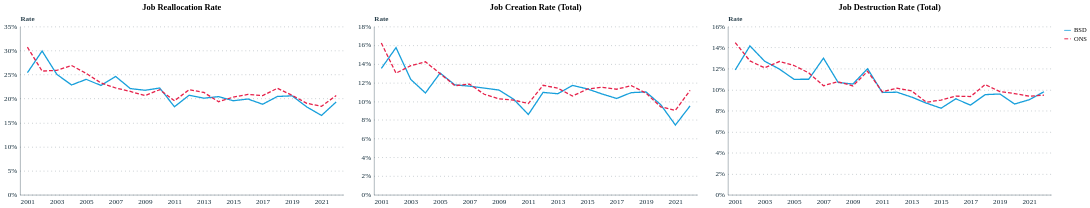

This figure's notebook cell:
### Markdown cell above
### 5b. Job Flow Rates — Total Economy

### Code cell
# JRR
df_jrr = make_comparison_df(bsd_total, ons_t6, 'jrr', 'jrr_total')
c_jrr  = line_chart(df_jrr, 'Job Reallocation Rate')

# JCR total
df_jcr = make_comparison_df(bsd_total, ons_t6, 'jcr_total', 'jcr_total')
c_jcr  = line_chart(df_jcr, 'Job Creation Rate (Total)')

# JDR total
df_jdr = make_comparison_df(bsd_total, ons_t6, 'jdr_total', 'jdr_total')
c_jdr  = line_chart(df_jdr, 'Job Destruction Rate (Total)')

(c_jrr | c_jcr | c_jdr)

### Figure 1 — Vega-Lite specification as saved in the notebook (floating-point values rounded to 4 significant figures)
{"config": {"font": "Circular Std", "mark": {"line": {"interpolate": "linear"}}, "view": {"stroke": "transparent", "width": 400, "height": 300}, "range": {"category": ["#179fdb", "#e6224b", "#f4c245", "#122b39", "#eb5c2e", "#36b7b4"], "diverging": ["#E6224B", "#E54753", "#C9C9C9", "#179FDB", "#122B39"], "heatmap": ["#C9C9C9", "#179FDB", "#0063AF", "#122B39"], "ordinal": ["#00A767", "#36B7B4", "#179FDB", "#0063AF", "#243B5A"]}, "axisX": {"labelColor": "#122b39", "tickColor": "#122b39", "domainColor": "#122b39", "domainOpacity": 0.5, "gridOpacity": 0, "labelFont": "Circular Std", "labelAngle": 0, "labelAlign": "center", "labelFontSize": 11, "labelPadding": 5, "tickCount": 10, "tickSize": 0, "title": ""}, "axisY": {"labelColor": "#122b39", "labelFont": "Circular Std", "tickColor": "#122b39", "domainColor": "#122b39", "gridColor": "#122b39", "gridDash": [1, 5], "gridOpacity": 0.5, "labelPadding": 5, "labelFontSize": 11, "domainOpacity": 0.5, "tickSize": 0, "title": null, "titleAlign": "left", "titleAngle": 0, "titleBaseline": "bottom", "titleColor": "#122b39", "titleOpacity": 0.9, "titleX": 0, "titleY": -7}}, "hconcat": [{"data": {"name": "data-c72de8bf9e2d5a439f3414a7cd418302"}, "mark": {"type": "line"}, "encoding": {"color": {"field": "source", "legend": {"title": null}, "scale": {"domain": ["BSD", "ONS"], "range": ["#179fdb", "#e6224b"]}, "type": "nominal"}, "strokeDash": {"field": "source", "scale": {"domain": ["BSD", "ONS"], "range": [[1, 0], [6, 3]]}, "type": "nominal"}, "x": {"axis": {"labelAngle": 0, "labelExpr": "datum.value % 2 != 0 ? datum.label : ''"}, "field": "year", "type": "ordinal"}, "y": {"axis": {"format": ".0%"}, "field": "value", "title": "Rate", "type": "quantitative"}}, "height": 260, "title": "Job Reallocation Rate", "width": 500}, {"data": {"name": "data-69421ddd26eb19cc3f3453d08a4fd73d"}, "mark": {"type": "line"}, "encoding": {"color": {"field": "source", "legend": {"title": null}, "scale": {"domain": ["BSD", "ONS"], "range": ["#179fdb", "#e6224b"]}, "type": "nominal"}, "strokeDash": {"field": "source", "scale": {"domain": ["BSD", "ONS"], "range": [[1, 0], [6, 3]]}, "type": "nominal"}, "x": {"axis": {"labelAngle": 0, "labelExpr": "datum.value % 2 != 0 ? datum.label : ''"}, "field": "year", "type": "ordinal"}, "y": {"axis": {"format": ".0%"}, "field": "value", "title": "Rate", "type": "quantitative"}}, "height": 260, "title": "Job Creation Rate (Total)", "width": 500}, {"data": {"name": "data-d9f035c0c222488443ae3d81ae2c0523"}, "mark": {"type": "line"}, "encoding": {"color": {"field": "source", "legend": {"title": null}, "scale": {"domain": ["BSD", "ONS"], "range": ["#179fdb", "#e6224b"]}, "type": "nominal"}, "strokeDash": {"field": "source", "scale": {"domain": ["BSD", "ONS"], "range": [[1, 0], [6, 3]]}, "type": "nominal"}, "x": {"axis": {"labelAngle": 0, "labelExpr": "datum.value % 2 != 0 ? datum.label : ''"}, "field": "year", "type": "ordinal"}, "y": {"axis": {"format": ".0%"}, "field": "value", "title": "Rate", "type": "quantitative"}}, "height": 260, "title": "Job Destruction Rate (Total)", "width": 500}], "$schema": "https://vega.github.io/schema/vega-lite/v5.20.1.json", "datasets": {"data-c72de8bf9e2d5a439f3414a7cd418302": [{"year": 2001, "value": 0.2539, "source": "BSD"}, {"year": 2002, "value": 0.299, "source": "BSD"}, {"year": 2003, "value": 0.2505, "source": "BSD"}, {"year": 2004, "value": 0.2285, "source": "BSD"}, {"year": 2005, "value": 0.24, "source": "BSD"}, {"year": 2006, "value": 0.2274, "source": "BSD"}, {"year": 2007, "value": 0.2461, "source": "BSD"}, {"year": 2008, "value": 0.2209, "source": "BSD"}, {"year": 2009, "value": 0.2174, "source": "BSD"}, {"year": 2010, "value": 0.222, "source": "BSD"}, {"year": 2011, "value": 0.1831, "source": "BSD"}, {"year": 2012, "value": 0.2071, "source": "BSD"}, {"year": 2013, "value": 0.2009, "source": "BSD"}, {"year": 2014, "value": 0.2042, "source": "BSD"}, {"year": 2015, "value": 0.1956, "source": "BSD"}, {"year": 2016, "value": 0.1992, "source": "BSD"}, {"year": 2017, "value": 0.1883, "source": "BSD"}, {"year": 2018, "value": 0.2045, "source": "BSD"}, {"year": 2019, "value": 0.2058, "source": "BSD"}, {"year": 2020, "value": 0.1827, "source": "BSD"}, {"year": 2021, "value": 0.165, "source": "BSD"}, {"year": 2022, "value": 0.1931, "source": "BSD"}, {"year": 2001, "value": 0.307, "source": "ONS"}, {"year": 2002, "value": 0.2574, "source": "ONS"}, {"year": 2003, "value": 0.2588, "source": "ONS"}, {"year": 2004, "value": 0.269, "source": "ONS"}, {"year": 2005, "value": 0.2525, "source": "ONS"}, {"year": 2006, "value": 0.2326, "source": "ONS"}, {"year": 2007, "value": 0.2221, "source": "ONS"}, {"year": 2008, "value": 0.215, "source": "ONS"}, {"year": 2009, "value": 0.2062, "source": "ONS"}, {"year": 2010, "value": 0.2187, "source": "ONS"}, {"year": 2011, "value": 0.1955, "source": "ONS"}, {"year": 2012, "value": 0.2185, "source": "ONS"}, {"year": 2013, "value": 0.2128, "source": "ONS"}, {"year": 2014, "value": 0.1936, "source": "ONS"}, {"year": 2015, "value": 0.2031, "source": "ONS"}, {"year": 2016, "value": 0.2088, "source": "ONS"}, {"year": 2017, "value": 0.2063, "source": "ONS"}, {"year": 2018, "value": 0.2216, "source": "ONS"}, {"year": 2019, "value": 0.2068, "source": "ONS"}, {"year": 2020, "value": 0.1903, "source": "ONS"}, {"year": 2021, "value": 0.184, "source": "ONS"}, {"year": 2022, "value": 0.2064, "source": "ONS"}], "data-69421ddd26eb19cc3f3453d08a4fd73d": [{"year": 2001, "value": 0.1352, "source": "BSD"}, {"year": 2002, "value": 0.1574, "source": "BSD"}, {"year": 2003, "value": 0.1234, "source": "BSD"}, {"year": 2004, "value": 0.1089, "source": "BSD"}, {"year": 2005, "value": 0.1302, "source": "BSD"}, {"year": 2006, "value": 0.1175, "source": "BSD"}, {"year": 2007, "value": 0.1162, "source": "BSD"}, {"year": 2008, "value": 0.1141, "source": "BSD"}, {"year": 2009, "value": 0.112, "source": "BSD"}, {"year": 2010, "value": 0.1022, "source": "BSD"}, {"year": 2011, "value": 0.08587, "source": "BSD"}, {"year": 2012, "value": 0.1095, "source": "BSD"}, {"year": 2013, "value": 0.1081, "source": "BSD"}, {"year": 2014, "value": 0.117, "source": "BSD"}, {"year": 2015, "value": 0.1133, "source": "BSD"}, {"year": 2016, "value": 0.1079, "source": "BSD"}, {"year": 2017, "value": 0.103, "source": "BSD"}, {"year": 2018, "value": 0.1093, "source": "BSD"}, {"year": 2019, "value": 0.11, "source": "BSD"}, {"year": 2020, "value": 0.09639, "source": "BSD"}, {"year": 2021, "value": 0.07458, "source": "BSD"}, {"year": 2022, "value": 0.09514, "source": "BSD"}, {"year": 2001, "value": 0.1623, "source": "ONS"}, {"year": 2002, "value": 0.1301, "source": "ONS"}, {"year": 2003, "value": 0.1381, "source": "ONS"}, {"year": 2004, "value": 0.1423, "source": "ONS"}, {"year": 2005, "value": 0.1296, "source": "ONS"}, {"year": 2006, "value": 0.1167, "source": "ONS"}, {"year": 2007, "value": 0.1184, "source": "ONS"}, {"year": 2008, "value": 0.1075, "source": "ONS"}, {"year": 2009, "value": 0.1027, "source": "ONS"}, {"year": 2010, "value": 0.1013, "source": "ONS"}, {"year": 2011, "value": 0.0976, "source": "ONS"}, {"year": 2012, "value": 0.1171, "source": "ONS"}, {"year": 2013, "value": 0.1141, "source": "ONS"}, {"year": 2014, "value": 0.1056, "source": "ONS"}, {"year": 2015, "value": 0.113, "source": "ONS"}, {"year": 2016, "value": 0.115, "source": "ONS"}, {"year": 2017, "value": 0.1129, "source": "ONS"}, {"year": 2018, "value": 0.1168, "source": "ONS"}, {"year": 2019, "value": 0.1087, "source": "ONS"}, {"year": 2020, "value": 0.0941, "source": "ONS"}, {"year": 2021, "value": 0.0903, "source": "ONS"}, {"year": 2022, "value": 0.1117, "source": "ONS"}], "data-d9f035c0c222488443ae3d81ae2c0523": [{"year": 2001, "value": 0.1187, "source": "BSD"}, {"year": 2002, "value": 0.1416, "source": "BSD"}, {"year": 2003, "value": 0.127, "source": "BSD"}, {"year": 2004, "value": 0.1196, "source": "BSD"}, {"year": 2005, "value": 0.1098, "source": "BSD"}, {"year": 2006, "value": 0.1099, "source": "BSD"}, {"year": 2007, "value": 0.1299, "source": "BSD"}, {"year": 2008, "value": 0.1068, "source": "BSD"}, {"year": 2009, "value": 0.1053, "source": "BSD"}, {"year": 2010, "value": 0.1199, "source": "BSD"}, {"year": 2011, "value": 0.09727, "source": "BSD"}, {"year": 2012, "value": 0.09754, "source": "BSD"}, {"year": 2013, "value": 0.09284, "source": "BSD"}, {"year": 2014, "value": 0.08714, "source": "BSD"}, {"year": 2015, "value": 0.0823, "source": "BSD"}, {"year": 2016, "value": 0.09127, "source": "BSD"}, {"year": 2017, "value": 0.08525, "source": "BSD"}, {"year": 2018, "value": 0.09523, "source": "BSD"}, {"year": 2019, "value": 0.09582, "source": "BSD"}, {"year": 2020, "value": 0.08628, "source": "BSD"}, {"year": 2021, "value": 0.09041, "source": "BSD"}, {"year": 2022, "value": 0.09799, "source": "BSD"}, {"year": 2001, "value": 0.1447, "source": "ONS"}, {"year": 2002, "value": 0.1273, "source": "ONS"}, {"year": 2003, "value": 0.1207, "source": "ONS"}, {"year": 2004, "value": 0.1267, "source": "ONS"}, {"year": 2005, "value": 0.1229, "source": "ONS"}, {"year": 2006, "value": 0.1159, "source": "ONS"}, {"year": 2007, "value": 0.1037, "source": "ONS"}, {"year": 2008, "value": 0.1075, "source": "ONS"}, {"year": 2009, "value": 0.1035, "source": "ONS"}, {"year": 2010, "value": 0.1174, "source": "ONS"}, {"year": 2011, "value": 0.0979, "source": "ONS"}, {"year": 2012, "value": 0.1014, "source": "ONS"}, {"year": 2013, "value": 0.0987, "source": "ONS"}, {"year": 2014, "value": 0.088, "source": "ONS"}, {"year": 2015, "value": 0.0901, "source": "ONS"}, {"year": 2016, "value": 0.0938, "source": "ONS"}, {"year": 2017, "value": 0.0934, "source": "ONS"}, {"year": 2018, "value": 0.1048, "source": "ONS"}, {"year": 2019, "value": 0.0981, "source": "ONS"}, {"year": 2020, "value": 0.0962, "source": "ONS"}, {"year": 2021, "value": 0.0937, "source": "ONS"}, {"year": 2022, "value": 0.0947, "source": "ONS"}]}}
